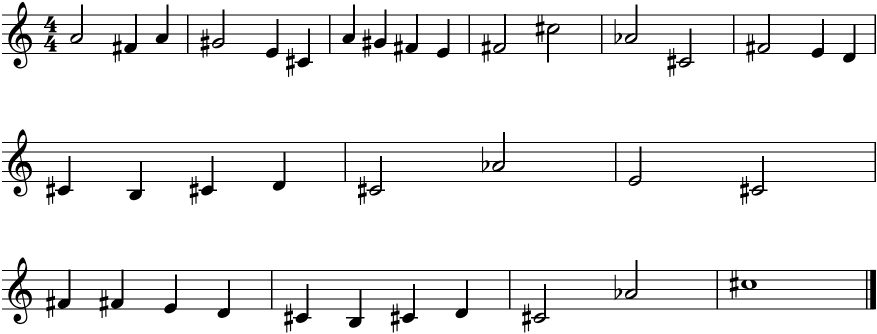
#> input picture Polye/Polye.png, 1754 x 668 px (shown at 1/2 size)
$ jupyter execute --allow-errors Polye.ipynb
#> lines starting #> are read from the running program, lines starting #| are printed output that depends on the picture
[cell 1]
import cv2 as cv
import numpy as np
from matplotlib import pyplot as plt
import pydub
import sounddevice as sd
from matplotlib import pyplot as plt
from scipy.io.wavfile import read, write

[cell 2]
img = cv.imread("Polye.png", cv.IMREAD_GRAYSCALE)
#> img is the input picture: shape (668, 1754); min 0, max 255, mean 235.6

[cell 3]
def detectLines(img):
    dst = cv.Canny(img, 50, 200, None, 3)
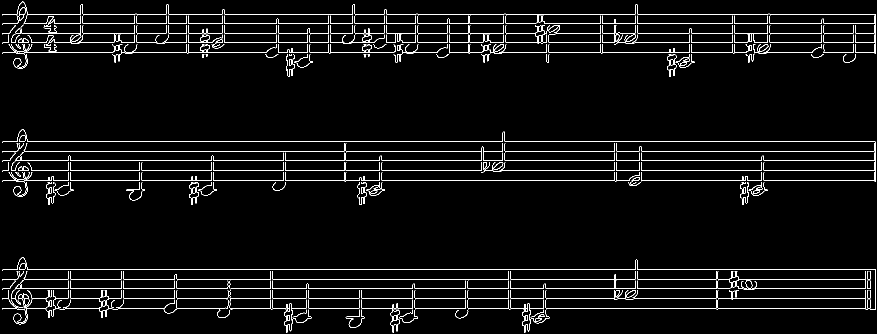
#> dst: shape (668, 1754) (shown at 1/2 size); 3.5% white in thin lines or dots

    cdst = cv.cvtColor(dst, cv.COLOR_GRAY2BGR)
#> cdst: shape (668, 1754, 3); 3.5% white in thin lines or dots

    linesP = cv.HoughLinesP(dst, 1, np.pi / 180, 50, None, 50, 10)
#> linesP = 77 rows, first 6: [5, 539, 1751, 539], [239, 616, 329, 616], [48, 47, 1071, 47], [51, 361, 1751, 361], [32, 577, 1459, 577], [32, 321, 1751, 321]

    lines_x = []
    lines_y = []

    for i in range(0, len(linesP)):
        l = linesP[i][0]

        if (abs(l[0] - l[2]) <= 1):
            continue

        if (lines_x == [] or lines_y == []):
            lines_x.append(l[0])
            lines_y.append(l[1])

        if (abs(lines_y[-1] - l[1]) < 1):
            continue
        else:
            lines_x.append(l[0])
            lines_y.append(l[1])
#> this loop made 77 passes
#> l on passes 1 to 12: [5, 539, 1751, 539], [239, 616, 329, 616], [48, 47, 1071, 47], [51, 361, 1751, 361], [32, 577, 1459, 577], [32, 321, 1751, 321], [5, 341, 985, 341], [1476, 558, 1751, 558], [5, 28, 1750, 28], [5, 283, 1750, 283], [5, 66, 1071, 66], [48, 302, 1751, 302]
#> after the loop, lines_x = 34 values, max 1620 at index 33, min 5 at index 0, mean 614.4; lines_y = 34 values, max 616 at index 1, min 28 at index 8, mean 311.5

    lines_x = np.asarray(lines_x)
    lines_y = np.asarray(lines_y)

    index = np.argsort(lines_y)
#> index = 34 values, max 33 at index 29, min 0 at index 22, mean 16.5
    lines_x = lines_x[index]
#> lines_x = 34 values, max 1620 at index 29, min 5 at index 0, mean 614.4
    lines_y = lines_y[index]
#> lines_y = 34 values from 28 to 616

    diff = np.diff(lines_y)
#> diff = 33 values, max 162 at index 14, min 0 at index 2, mean 17.82
    indices_toKeep = [0]
    for i in range(diff.shape[-1]):
        if (diff[i] > 5):
            indices_toKeep.append(i+1)
#> after the loop, indices_toKeep = [0, 1, 2, 5, 11, 14, 15, 16, 17, 18, 20, 21, 22, 23, 25, 27, 31]

    lines_x = lines_x[indices_toKeep]
#> lines_x = 17 values, max 1584 at index 14, min 5 at index 0, mean 526.5
    lines_y = lines_y[indices_toKeep]
#> lines_y = 17 values from 28 to 616
    lines_y[4] -= 1
    lines_y = np.delete(lines_y, [5, 11])
#> lines_y = [28, 47, 66, 84, 104, 283, 302, 321, 341, 361, 539, 558, 577, 596, 616]

    for i in range(lines_y.shape[-1]):
        cv.line(cdst, (0, lines_y[i]), (1740, lines_y[i]), (0,0,255), 3, cv.LINE_AA)
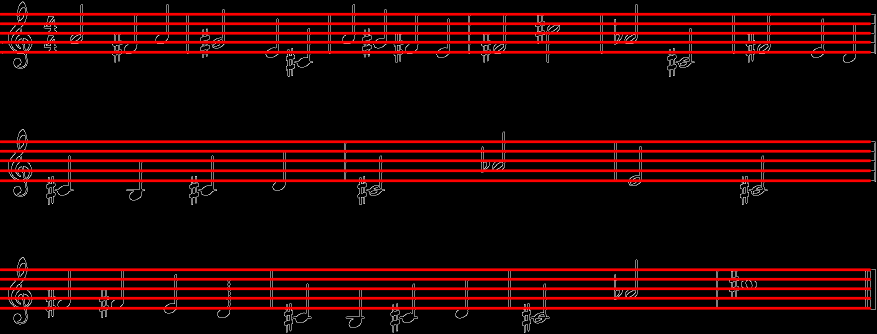
#> cdst: shape (668, 1754, 3) (shown at 1/2 size); mean B, G, R 3.1, 3.1, 34

    return lines_x, lines_y, cdst

[cell 4]
lines_x, lines_y, cdst = detectLines(img)

_ = plt.imshow(cdst[:,:,(2,1,0)])
_ = plt.xticks([])
_ = plt.yticks([])
_ = plt.box(0)

[cell 5]
def detectNotes(img, template, threshold, dur, down):
    img2 = img.copy()

    w, h = template.shape[::-1]

    res = cv.matchTemplate(img, template, cv.TM_CCOEFF_NORMED)
    loc = np.where( res >= threshold)

    rects = list(zip(*loc[::-1], loc[0].shape[0]*[dur], loc[0].shape[0]*[0]))
    rects = sorted(rects, key = lambda x: (x[0], x[1]))
    rects = np.asarray(rects)

    keep = [0]
    x_margin = 20
    y_margin = 20
    prev_x = rects[0][0]
    prev_y = rects[0][1]

    for i in range(1, rects.shape[0]):
        for j in range(0, i):
            if (abs(rects[i][0] - rects[j][0]) < x_margin and abs(rects[i][1] - rects[j][1]) < y_margin):
                break;
        else:
            keep.append(i)

    rects = rects[keep]

    for pt in rects:
        cv.rectangle(img2, pt[0:2], (pt[0] + w, pt[1] + h), (0,0,255), 2)

    rects = rects + [0 if (dur != -1 and dur != -2) else w, h - 7 if dur == 4 else (h - 11 if down == 0 else 11), 0, 0]

    return rects, img2

# [21 lines left out: functions attachNotes, attachExtensions, not called in this run]

[cell 6]
template1 = cv.imread("quarter.PNG", cv.IMREAD_GRAYSCALE)
template2 = cv.imread("half.PNG", cv.IMREAD_GRAYSCALE)
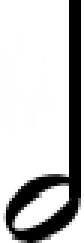
#> input picture Polye/half.png, 28 x 81 px, found by its file name (shown 3 times larger)
#> template2 is the input picture: shape (81, 28); min 0, max 255, mean 196.8
template3 = cv.imread("whole.PNG", cv.IMREAD_GRAYSCALE)
template4 = cv.imread("half2.PNG", cv.IMREAD_GRAYSCALE)
template5 = cv.imread("sharp.PNG", cv.IMREAD_GRAYSCALE)
template6 = cv.imread("flat.PNG", cv.IMREAD_GRAYSCALE)

thresholdQ = 0.77
thresholdH = 0.75
thresholdW = 0.5
thresholdS = 0.7
thresholdF = 0.7

#> (the rest of this cell did not finish here and is left out)

rectsH, imgH = detectNotes(img, template2, thresholdH, 2, 0)
rectsW, imgW = detectNotes(img, template3, thresholdW, 0, 0)
rectsH2, imgH2 = detectNotes(img, template4, thresholdH, 2, 1)
rectsS, imgS = detectNotes(img, template5, thresholdS, -1, 0)
rectsF, imgF = detectNotes(img, template6, thresholdF, -2, 0)

rects = attachNotes(rectsQ, rectsH, rectsW, rectsH2)
rectsExt = attachExtensions(rectsS, rectsF)

_ = plt.imshow(imgS, cmap = plt.cm.gray)
_ = plt.xticks([])
_ = plt.yticks([])
_ = plt.box(0)

plt.savefig('detected polye.jpg')

[cell 7]
# [152 lines left out: function compile_music, not called in this run]

#> (a cell that did not finish here is left out)

[cell 9]
def getDurations(tempo, fs):
    whole_note = 4*60*fs/tempo
    durs = np.array([[whole_note/(2**i),dotted(whole_note/(2**i))] for i in range(6)])

    return durs.flatten()

def dotted(dur):
    return dur*1.5

# [30 lines left out: functions sin_wave, play_note, put_note, get_music, not called in this run]

[cell 10]
notes_base = 2**(np.arange(12)/12)*27.5 # A0; A4= 440 Hz
tempo = 120
ring = 3 # how long the sine wave rings. lower value = more ringing/sustain
fs = 44100
notes_duration = getDurations(tempo,fs)
